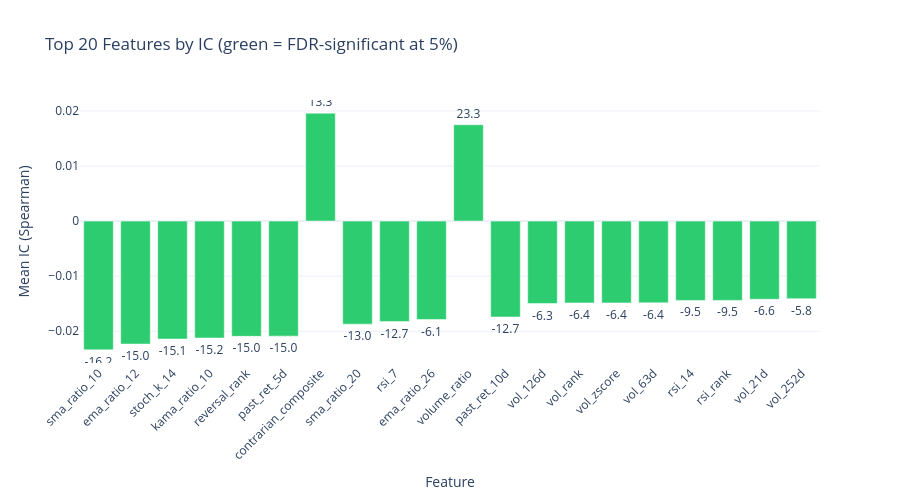

The notebook cell this image was saved under:
### Markdown cell above
### IC Bar Chart (Top 20)

### Code cell
if ic_results:
    top_20 = eval_summary.sort(pl.col("ic_mean").abs(), descending=True).head(20)

    fig = go.Figure()
    colors = ["#2ecc71" if sig else "#95a5a6" for sig in top_20["significant_fdr05"].to_list()]
    fig.add_trace(
        go.Bar(
            x=top_20["feature"].to_list(),
            y=top_20["ic_mean"].to_list(),
            marker_color=colors,
            text=[f"{t:.1f}" for t in top_20["hac_tstat"].to_list()],
            textposition="outside",
        )
    )
    fig.update_layout(
        title="Top 20 Features by IC (green = FDR-significant at 5%)",
        xaxis_title="Feature",
        yaxis_title="Mean IC (Spearman)",
        template="plotly_white",
        xaxis_tickangle=-45,
        height=500,
    )
    fig.show()

### Figure 1 — Plotly figure (JSON) as saved in the notebook; plotly's stock layout.template omitted (floating-point values rounded to 4 significant figures)
{"data": [{"marker": {"color": ["#2ecc71", "#2ecc71", "#2ecc71", "#2ecc71", "#2ecc71", "#2ecc71", "#2ecc71", "#2ecc71", "#2ecc71", "#2ecc71", "#2ecc71", "#2ecc71", "#2ecc71", "#2ecc71", "#2ecc71", "#2ecc71", "#2ecc71", "#2ecc71", "#2ecc71", "#2ecc71"]}, "text": ["-16.2", "-15.0", "-15.1", "-15.2", "-15.0", "-15.0", "13.3", "-13.0", "-12.7", "-6.1", "23.3", "-12.7", "-6.3", "-6.4", "-6.4", "-6.4", "-9.5", "-9.5", "-6.6", "-5.8"], "textposition": "outside", "type": "bar", "x": ["sma_ratio_10", "ema_ratio_12", "stoch_k_14", "kama_ratio_10", "reversal_rank", "past_ret_5d", "contrarian_composite", "sma_ratio_20", "rsi_7", "ema_ratio_26", "volume_ratio", "past_ret_10d", "vol_126d", "vol_rank", "vol_zscore", "vol_63d", "rsi_14", "rsi_rank", "vol_21d", "vol_252d"], "y": [-0.02338, -0.02233, -0.02142, -0.02124, -0.02093, -0.0209, 0.0196, -0.01871, -0.01825, -0.01787, 0.0175, -0.01742, -0.01498, -0.01486, -0.01486, -0.01485, -0.01441, -0.0144, -0.0142, -0.0141]}], "layout": {"height": 500, "title": {"text": "Top 20 Features by IC (green = FDR-significant at 5%)"}, "xaxis": {"tickangle": -45, "title": {"text": "Feature"}}, "yaxis": {"title": {"text": "Mean IC (Spearman)"}}}}
